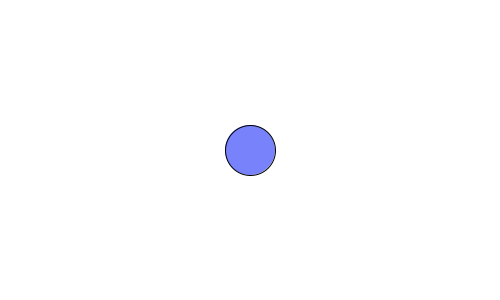
Frame 1 (no input)
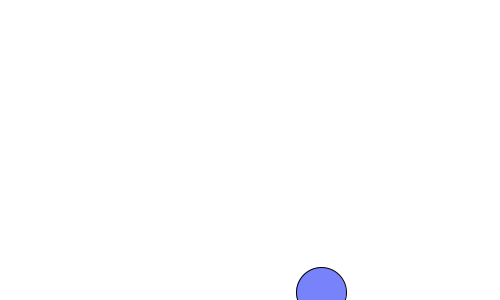
Frame 60 (the mouse pressed at the canvas centre just before this capture)
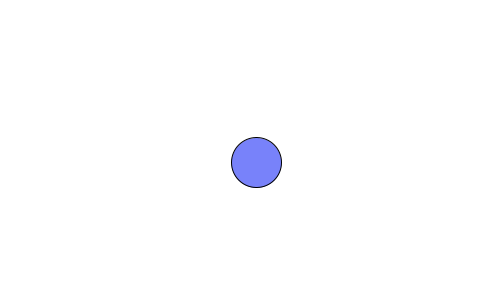
Frame 120 (the mouse held since frame 60 and released just before this capture)

The Processing sketch that drew these frames (run headless with seeded random() and noise(); from frame 60 on, the mouse is pressed at the canvas centre):

// Processing sketch: sketch_8_1
// ── sketch_8_1.pde
//declare the circle
float posX;
float posY;
int radius;
float speed;
float r;

void setup(){
  size(500,300);
  background(255);

  posX = width/2;
  posY = height/2;
  radius = 50;
  r = random(10);
  speed = r;
  
}

void draw(){
  background(255);
  fill(120, 130, 250);
  ellipse(posX, posY, radius, radius);
 
  posX = posX + speed;
  posY += speed * 2;
  
  if(posX > width || posX < 0  || posY > height || posY < 0){
    speed *= -1;
  }
}
